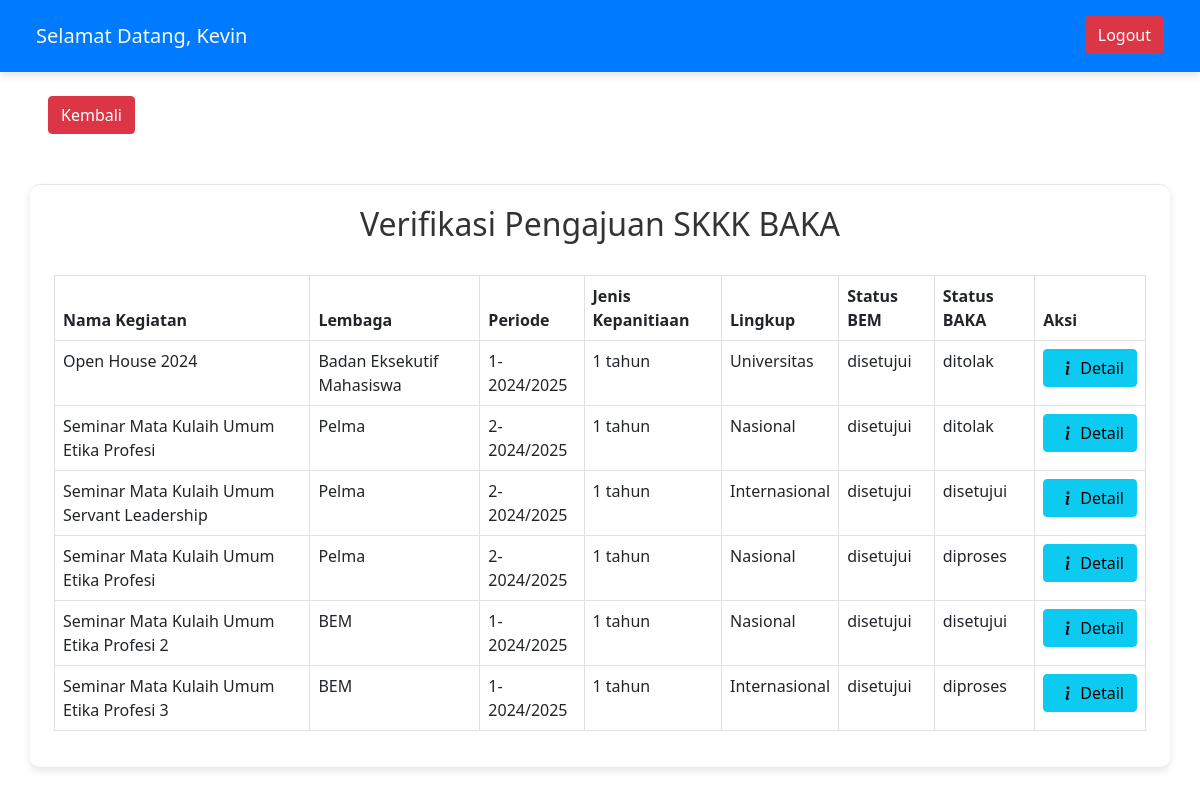
The app's page /verifikasi_BAKA.php (signed in) with its own data.
### tables this page shows
CREATE TABLE `user_table` (
  `id` int(11) NOT NULL,
  `nomor_induk` varchar(9) DEFAULT NULL,
  `nama_lengkap` varchar(7) DEFAULT NULL,
  `peran` varchar(9) DEFAULT NULL,
  `jabatan` varchar(14) DEFAULT NULL,
  `email` varchar(26) DEFAULT NULL,
  `password` int(3) DEFAULT NULL
);

CREATE TABLE `kegiatan` (
  `id` int(11) NOT NULL,
  `nama_kegiatan` varchar(255) NOT NULL,
  `lembaga` varchar(100) NOT NULL,
  `periode` varchar(50) NOT NULL,
  `jenis_kepanitiaan` varchar(50) NOT NULL,
  `lingkup` varchar(50) NOT NULL,
  `file_path_excel` varchar(255) NOT NULL,
  `status_bem` varchar(20) NOT NULL,
  `status_baka` varchar(20) NOT NULL,
  `file_path_surat` varchar(225) NOT NULL
);

### verifikasi_BAKA.php (the view, shortened to what this page needs)
<?php
include 'connection.php';
$id = $_SESSION['id'];
$sql = "SELECT nama_lengkap FROM user_table WHERE id = ?";
$stmt = $conn->prepare($sql);
$stmt->bind_param("i", $id);
$stmt->execute();
$result = $stmt->get_result();
$user = $result->fetch_assoc();
$sql = "SELECT * FROM kegiatan";
$result = $conn->query($sql);
?>
<!DOCTYPE html>
<html lang="en">
<head>
    <link rel="stylesheet" href="index.css">
    <link href="https://cdn.jsdelivr.net/npm/bootstrap@5.0.2/dist/css/bootstrap.min.css" rel="stylesheet">
</head>
<body>
    <nav class="navbar box-shadow" style="background-color: #007bff;">
        <div class="container-fluid d-flex align-items-center">
            <span class="navbar-brand mb-0 h1 ms-4 text-light">
                Selamat Datang, <?php echo htmlspecialchars(ucwords($user['nama_lengkap'])); ?>
            </span>
            <form action="logout.php" method="post" class="d-flex align-items-center mt-2 mx-4">
                <button type="submit" class="btn btn-danger">Logout</button>
            </form>
        </div>
    </nav>
    <div class="buttons-action px-4 ms-4 mt-4">
        <a href="index.php" class="btn btn-danger">Kembali</a>
    </div>
    <div class="container-fluid px-4 table-container mahasiswa">
        <h2 class="mb-2">Verifikasi Pengajuan SKKK BAKA</h2><br>
        <table class="table table-bordered">
            <thead>
                <tr>
                    <th>Nama Kegiatan</th>
                    <th>Lembaga</th>
                    <th>Periode</th>
                    <th>Jenis Kepanitiaan</th>
                    <th>Lingkup</th>
                    <th>Status BEM</th>
                    <th>Status BAKA</th>
                    <th>Aksi</th>
                </tr>
            </thead>
            <tbody>
                <?php while ($row = $result->fetch_assoc()) : ?>
                    <tr>
                        <td><?php echo htmlspecialchars($row['nama_kegiatan']); ?></td>
                        <td><?php echo htmlspecialchars($row['lembaga']); ?></td>
                        <td><?php echo htmlspecialchars($row['periode']); ?></td>
                        <td><?php echo htmlspecialchars($row['jenis_kepanitiaan']); ?></td>
                        <td><?php echo htmlspecialchars($row['lingkup']); ?></td>
                        <td><?php echo htmlspecialchars($row['status_bem']); ?></td>
                        <td><?php echo htmlspecialchars($row['status_baka']); ?></td>
                        <td>
                            <a href="detail_pengajuan.php?id=<?php echo $row['id']; ?>" class="btn btn-info d-flex align-items-center" style="white-space:nowrap;">
                                Detail
                            </a>
                        </td>
                    </tr>
                <?php endwhile; ?>
            </tbody>
        </table>
    </div>
</body>
</html>

### index.css (style rules this page uses)
body { font-family: 'Arial', sans-serif; background: #f0f2f5; margin: 0; padding: 0px; }
.table-container { max-width: 95%; margin: 0 auto; background: #fff; box-shadow: 0 4px 8px rgba(0, 0, 0, 0.1); border-radius: 10px; padding: 20px; }
h2 { margin-bottom: 20px; font-size: 26px; color: #333; text-align: center; }
.btn { margin-bottom:10px; }
table { width: 100%; border-collapse: collapse; margin-bottom: 20px; }
table, th, td { border: 1px solid #ddd; }
th, td { padding: 12px; text-align: left; }
th { background: #f7f7f7; }
.mahasiswa { margin: 40px auto; padding: 20px; background: #fff; box-shadow: 0 4px 8px rgba(0, 0, 0, 0.1); border-radius: 10px; border-top: 0.5px solid #e8e8e8; }
.buttons-action { margin-bottom: 10px; }
.box-shadow { box-shadow: 0 4px 8px rgba(0, 0, 0, 0.1); }
.navbar { background-color: #007bff; }
.navbar-brand { color: #fff; }

### records on screen
user_table: nama_lengkap "Kevin"
kegiatan: nama_kegiatan "Open House 2024", lembaga "Badan Eksekutif Mahasiswa", periode "1-2024/2025", jenis_kepanitiaan "1 tahun", lingkup "Universitas", status_bem "disetujui", status_baka "ditolak"
kegiatan: nama_kegiatan "Seminar Mata Kulaih Umum Etika Profesi", lembaga "Pelma", periode "2-2024/2025", jenis_kepanitiaan "1 tahun", lingkup "Nasional", status_bem "disetujui", status_baka "ditolak"
kegiatan: nama_kegiatan "Seminar Mata Kulaih Umum Servant Leadership", lembaga "Pelma", periode "2-2024/2025", jenis_kepanitiaan "1 tahun", lingkup "Internasional", status_bem "disetujui", status_baka "disetujui"
kegiatan: nama_kegiatan "Seminar Mata Kulaih Umum Etika Profesi", lembaga "Pelma", periode "2-2024/2025", jenis_kepanitiaan "1 tahun", lingkup "Nasional", status_bem "disetujui", status_baka "diproses"
kegiatan: nama_kegiatan "Seminar Mata Kulaih Umum Etika Profesi 2", lembaga "BEM", periode "1-2024/2025", jenis_kepanitiaan "1 tahun", lingkup "Nasional", status_bem "disetujui", status_baka "disetujui"
kegiatan: nama_kegiatan "Seminar Mata Kulaih Umum Etika Profesi 3", lembaga "BEM", periode "1-2024/2025", jenis_kepanitiaan "1 tahun", lingkup "Internasional", status_bem "disetujui", status_baka "diproses"
